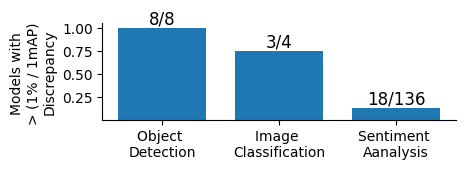

Reproduce this figure in Python.
'''
Reads validation data 
generates `err.png` which shows the fraction of models that have > 1% discrepancy.'''

import matplotlib.pyplot as plt

y = [8/8,3/4,18/136]
xpos = [0.4,0.8,1.2]
xlabels = ['Object \nDetection','Image \nClassification','Sentiment \nAanalysis']

fig,ax = plt.subplots(figsize=(5,2))
plt.rcParams.update({'font.size': 18})
ax.spines['top'].set_visible(False)
ax.spines['right'].set_visible(False)
bars = plt.bar(xpos,y, width=0.3)
plt.xticks(xpos, xlabels)
plt.ylabel('Models with \n> (1% / 1mAP) \nDiscrepancy')

texts = ['8/8','3/4','18/136']
for rect , text in zip(bars, texts):
    h, w = rect.get_height(), rect.get_width()
    # w = 0-plt.gcf().get_figwidth()

    x,y = rect.get_x(), rect.get_y()
    plt.text(x+w/2, y+h, text, ha="center", va="bottom", fontsize=12)

plt.yticks([0.25,0.5,0.75,1.0])
plt.tight_layout()

plt.savefig('err.png',bbox_inches='tight')

if False:
    import json
    import os
    from pprint import pprint

    import matplotlib.pyplot as plt


    def detection(ax):
        """manual compare detection models"""

        results = "/COCO"
        files = [f for f in os.listdir(results) if ".txt" in f]
        data = {}

        claims = {
            "facebook_detr-resnet-50": 0.420,
            "hustvl_yolos-tiny": 0.287,
            "facebook_detr-resnet-101": 0.435,
            "hustvl_yolos-small": 0.361,
            "hustvl_yolos-base": 0.420,
            "facebook_detr-resnet-101-dc5": 0.449,
            "nickmuchi_yolos-small-finetuned-masks": None,  
            "facebook_detr-resnet-50-dc5": 0.433,
            "hustvl_yolos-small-300": 0.361,  
            "hustvl_yolos-small-dwr": 0.376,
            "SamMorgan_yolo_v4_tflite": None,  
        }

        for f in files:

            f = os.path.join(results, f)
            with open(f, "r") as file:
                ap = file.readlines()[0].strip().split(" ")[-1]

            f = f.split("/")[-1].split(".")[0]
            data[f] = ap

        x, y = [], []
        for k, v in data.items():
            print(k)
            print(v, claims[k], "\n")

            x.append(k)
            y.append(100 * abs(float(v) - float(claims[k])))

        bars = ax.barh(x, y)
        ax.set_xticks([2,4],["2%","4%"])

        for yi,bar  in zip([round(yi,2) for yi in y],bars):
            h, w = bar.get_height(), bar.get_width()
            # w = 0-plt.gcf().get_figwidth()
            x,y = bar.get_x(), bar.get_y()
            ax.text(x+w, y+h/2, f'{yi}%', ha="left", va="center", fontsize=12)


        ax.spines['top'].set_visible(False)
        ax.spines['right'].set_visible(False)
        ax.set(xlabel="Discrepancy")

        return ax
        # pprint(data)


    def classification(ax):
        """manual compare classification models"""

        with open('results/image_classification.json','r') as file:
            data = json.load(file)
        accuracy = [list(a.values())[0]['top1'] for a in data['results']]
 
        # results_path = "/results"
        # distil = "deit-base-distilled-patch16-224"
        # models = [m for m in os.listdir(results_path) if "deit" in m and not distil in m]

        # accuracy = []
        # for m in models:
            # with open(os.path.join(results_path, m), "r") as file:
                # a = json.load(file)["accuracy"]
                # accuracy.append(a)

        models = [m.split(".")[0].replace("_", "/") for m in models]

        results = {k: v for k, v in zip(models, accuracy)}
        results = {k: v["top1"] for k, v in results.items()}

        claims = {
            "facebook/deit-tiny-patch16-224": {"top1": 0.722, "top5": 0.911},
            "facebook/deit-small-patch16-224": {"top1": 0.755, "top5": 0.950},
            "facebook/deit-base-patch16-224": {"top1": 0.818, "top5": 0.956},
            "facebook/deit-small-distilled-patch16-224": {"top1": 0.812, "top5": 0.954},
        }
        claims = {k: v["top1"] for k, v in claims.items()}

        errs = {k: 100 * abs(v - claims[k]) for k, v in results.items()}

        bars = ax.barh([e.split("/")[1] for e in errs.keys()], list(errs.values()))

        for err,bar  in zip([round(e,2) for k,e in errs.items()],bars):
            h, w = bar.get_height(), bar.get_width()
            # w = 0-plt.gcf().get_figwidth()
            x,y = bar.get_x(), bar.get_y()
            ax.text(x+w, y+h/2, f'{err}%', ha="left", va="center", fontsize=12)


        ax.spines['top'].set_visible(False)
        ax.spines['right'].set_visible(False)
        ax.set(xlabel="Discrepancy")

        ax.set_xticks([2,4],["2%","4%"])
        return ax


    def sentiment(ax):
        """manual compare sentiment analysis models"""

        with open("sentiment_err.json", "r") as file:
            data = json.load(file)
            data = [d*100 for d in data]

        data.remove(max(data)) # 91% err
        data.remove(max(data)) # 20% err
        data.remove(max(data)) # 10% err

        ax.hist(data)
        # ax.set_yscale("log")
        ax.set_xticks([1],["1%"])
        ax.set(ylabel="Frequency (log)")
        ax.set(xlabel="Discrepancy")

        return ax


    def main():

        fig, axs = plt.subplots(1, 3, figsize=(12, 3))

        detection(ax=axs[0])
        classification(ax=axs[1])
        sentiment(ax=axs[2])

        fig.tight_layout()
        plt.show()


    if __name__ == "__main__":
        main()
